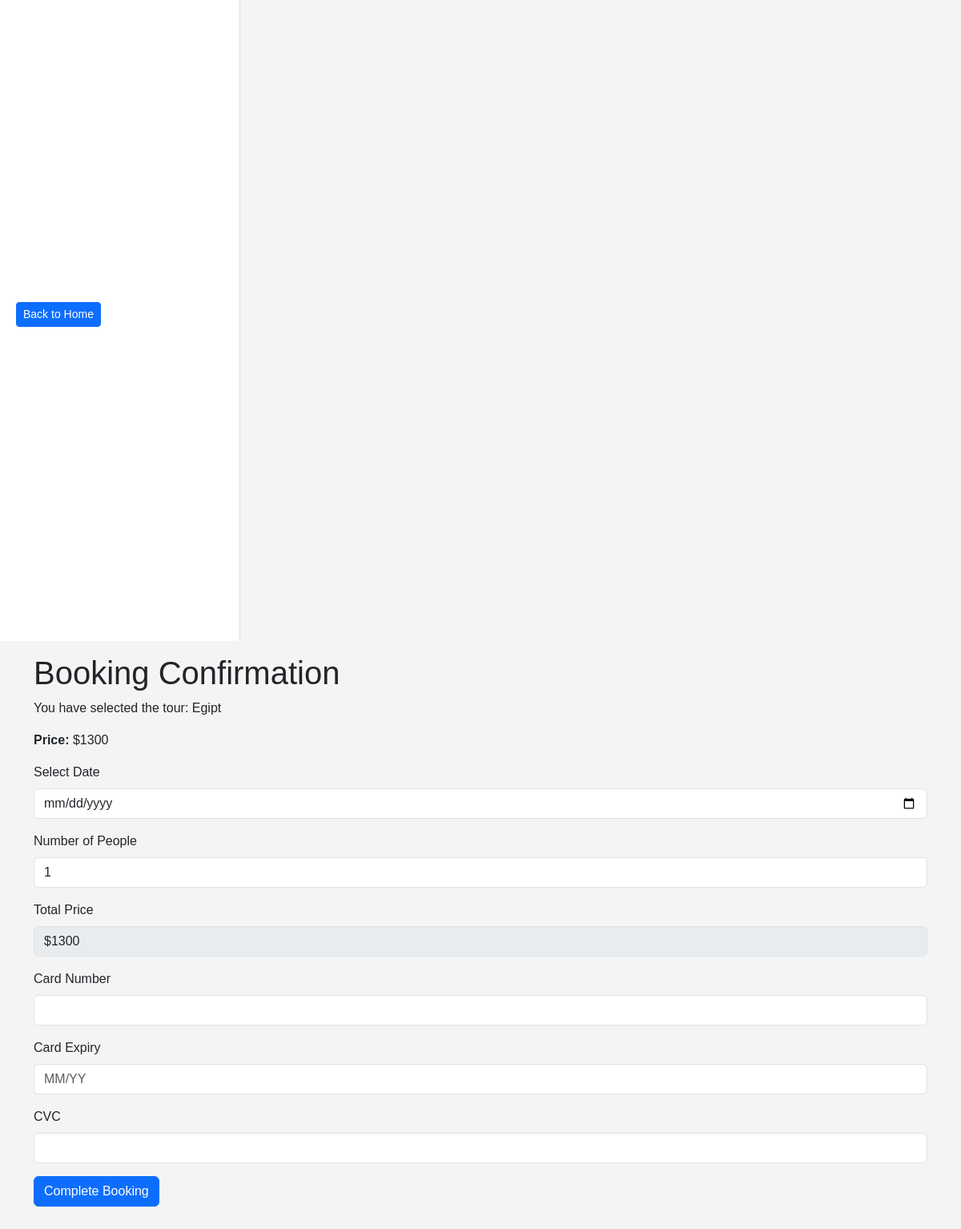
The app's page /book-tour/4 with its own data.
### db.py (models this page shows)
class Tour(Base):
    __tablename__ = "tours"
    id = Column(Integer, primary_key=True, index=True)
    text = Column(String)
    price = Column(Integer)
    image = Column(String)
    bookings = relationship("Booking", back_populates="tour")

### views.py (the view)
@app.get('/book-tour/{tour_id}', response_class=HTMLResponse)
async def book_tour(request: Request, tour_id: int, db: Session = Depends(get_db)):
    tour = db.query(Tour).filter(Tour.id == tour_id).first()
    if not tour:
        return templates.TemplateResponse(
            "error.html",
            {"request": request, "message": "Tour not found!"}
        )
    return templates.TemplateResponse(
        "bookTour.html",
        {"request": request, "tour": tour}
    )

### templates/bookTour.html (shortened to what this page needs)
{% extends 'base.html' %}
{% block content %}
<div class="wrapper">
    <div class="main-content">
        <h1>Booking Confirmation</h1>
        <p>You have selected the tour: {{ tour.text }}</p>
        <p><strong>Price:</strong> ${{ tour.price }}</p>
        <form action="/book-tour/{{ tour.id }}" method="post" id="paymentForm">
            <div class="mb-3">
                <label for="tourDate" class="form-label">Select Date</label>
                <input type="date" id="tourDate" name="tour_date" class="form-control" required>
            </div>
            <div class="mb-3">
                <label for="peopleCount" class="form-label">Number of People</label>
                <input type="number" id="peopleCount" name="people_count" class="form-control" value="1" min="1" required>
            </div>
            <div class="mb-3">
                <label for="totalPrice" class="form-label">Total Price</label>
                <input type="text" id="totalPrice" class="form-control" value="${{ tour.price }}" disabled>
            </div>
            <div class="mb-3">
                <label for="cardNumber" class="form-label">Card Number</label>
                <input type="text" id="cardNumber" name="card_number" class="form-control" required>
            </div>
            <div class="mb-3">
                <label for="cardExpiry" class="form-label">Card Expiry</label>
                <input type="text" id="cardExpiry" name="card_expiry" class="form-control" placeholder="MM/YY" required>
            </div>
            <div class="mb-3">
                <label for="cardCVC" class="form-label">CVC</label>
                <input type="text" id="cardCVC" name="card_cvc" class="form-control" required>
            </div>
            <button type="submit" class="btn btn-primary">Complete Booking</button>
        </form>
    </div>
</div>
{% endblock %}

### static/css/style.css (style rules this page uses)
* { margin: 0; padding: 0; box-sizing: border-box; }
body { font-family: Arial, sans-serif; background-color: #f4f4f4; }
.wrapper { display: flex; flex-direction: column; width: 100%; gap: 20px; }
.main-content { flex: 1; display: flex; flex-direction: column; }

### records on screen
Tour: text "Egipt", price "1300", price "$1300"
